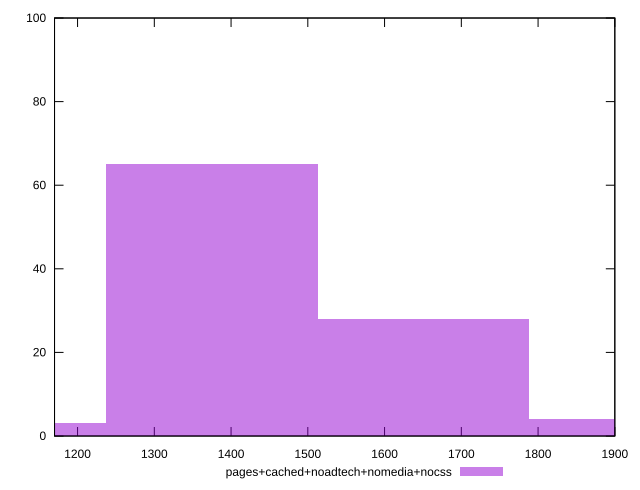

gnuplot code for this plot:
reset

$pagesCachedNoadtechNomediaNocss <<EOF
1650.2643124969509 28
1100.1762083313006 3
1375.2202604141257 65
1925.308364579776 4
EOF

set key outside below
set boxwidth 275.04405208282515
set xrange [1170:1900]
set yrange [0:100]
set trange [0:100]
set style fill transparent solid 0.5 noborder
set terminal svg size 640, 490 enhanced background rgb 'white'
set output "report_00015_2021-02-09T16-11-33.973Z/uses-text-compression/comparison/histogram/4_vs_5.svg"

plot $pagesCachedNoadtechNomediaNocss title "pages+cached+noadtech+nomedia+nocss" with boxes

reset
